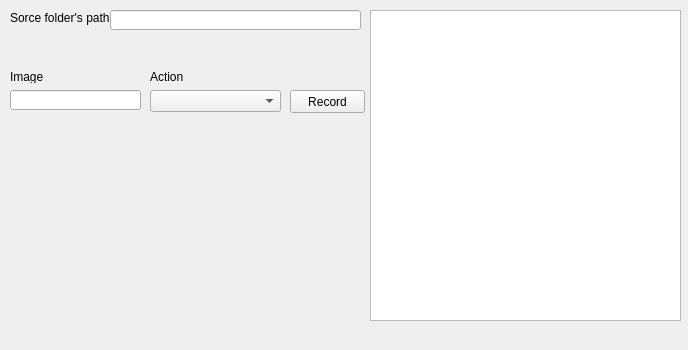
<?xml version="1.0" encoding="UTF-8"?>
<ui version="4.0">
 <class>MainWindow</class>
 <widget class="QMainWindow" name="MainWindow">
  <property name="geometry">
   <rect>
    <x>0</x>
    <y>0</y>
    <width>688</width>
    <height>350</height>
   </rect>
  </property>
  <property name="windowTitle">
   <string>MainWindow</string>
  </property>
  <widget class="QWidget" name="centralwidget">
   <widget class="QTextEdit" name="log_textEdit">
    <property name="geometry">
     <rect>
      <x>370</x>
      <y>10</y>
      <width>311</width>
      <height>311</height>
     </rect>
    </property>
   </widget>
   <widget class="QLineEdit" name="sorce_path_LineEdit">
    <property name="geometry">
     <rect>
      <x>110</x>
      <y>10</y>
      <width>251</width>
      <height>20</height>
     </rect>
    </property>
   </widget>
   <widget class="QLabel" name="sorce_path_lable">
    <property name="geometry">
     <rect>
      <x>10</x>
      <y>10</y>
      <width>101</width>
      <height>16</height>
     </rect>
    </property>
    <property name="text">
     <string>Sorce folder's path</string>
    </property>
   </widget>
   <widget class="QLabel" name="image_lable">
    <property name="geometry">
     <rect>
      <x>10</x>
      <y>70</y>
      <width>47</width>
      <height>13</height>
     </rect>
    </property>
    <property name="text">
     <string>Image</string>
    </property>
   </widget>
   <widget class="QLineEdit" name="image_lineEdit">
    <property name="geometry">
     <rect>
      <x>10</x>
      <y>90</y>
      <width>131</width>
      <height>20</height>
     </rect>
    </property>
   </widget>
   <widget class="QComboBox" name="action_comboBox">
    <property name="geometry">
     <rect>
      <x>150</x>
      <y>90</y>
      <width>131</width>
      <height>22</height>
     </rect>
    </property>
   </widget>
   <widget class="QLabel" name="action_label">
    <property name="geometry">
     <rect>
      <x>150</x>
      <y>70</y>
      <width>47</width>
      <height>13</height>
     </rect>
    </property>
    <property name="text">
     <string>Action</string>
    </property>
   </widget>
   <widget class="QPushButton" name="pushButton">
    <property name="geometry">
     <rect>
      <x>290</x>
      <y>90</y>
      <width>75</width>
      <height>23</height>
     </rect>
    </property>
    <property name="text">
     <string>Record</string>
    </property>
   </widget>
  </widget>
  <widget class="QMenuBar" name="menubar">
   <property name="geometry">
    <rect>
     <x>0</x>
     <y>0</y>
     <width>688</width>
     <height>21</height>
    </rect>
   </property>
  </widget>
 </widget>
 <resources/>
 <connections/>
</ui>
